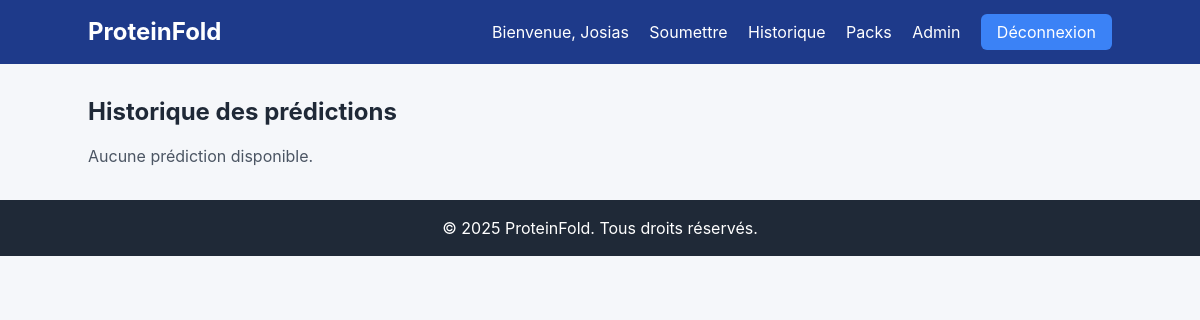
/history/ (signed in), run on an earlier commit of the app's database.
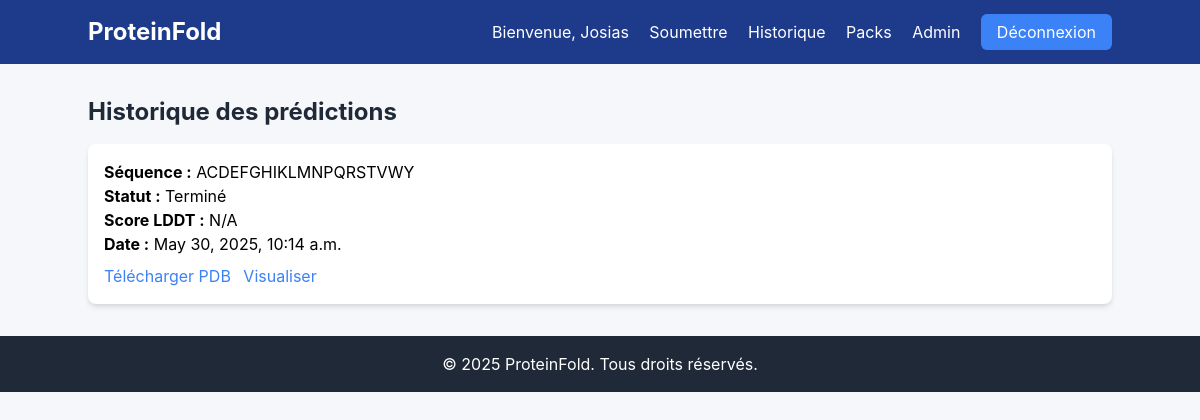
And on a later commit of the database.
### prediction/models.py (models this page shows, shortened)
class ProteinPrediction(models.Model):
    id = models.AutoField(primary_key=True)
    sequence = models.TextField()
    pdb_file = models.FileField(upload_to='predictions/', null=True, blank=True)
    created_at = models.DateTimeField(auto_now_add=True)
    user = models.ForeignKey(User, on_delete=models.CASCADE, related_name='predictions')
    status = models.CharField(max_length=10, choices=[('PENDING', 'En cours'), ('COMPLETED', 'Terminé'), ('FAILED', 'Échoué')], default='PENDING')

### prediction/views.py (the view)
# urls.py: path('history/', views.prediction_history, name='history'),
@login_required
def prediction_history(request):
    predictions = ProteinPrediction.objects.filter(user=request.user).order_by('-created_at')
    return render(request, 'prediction/history.html', {'predictions': predictions})

### prediction/templates/prediction/history.html (shortened to what this page needs)
{% extends 'prediction/base.html' %}
{% block content %}
    <h2 class="text-2xl font-bold text-gray-800 mb-4">Historique des prédictions</h2>
    {% if predictions %}
        <div class="grid grid-cols-1 gap-4">
            {% for prediction in predictions %}
                <div class="bg-white p-4 rounded-lg shadow-md">
                    <p><strong>Séquence :</strong> {{ prediction.sequence|truncatechars:50 }}</p>
                    <p><strong>Statut :</strong> {{ prediction.get_status_display }}</p>
                    <p><strong>Score LDDT :</strong> {{ prediction.lddt_score|default:"N/A" }}</p>
                    <p><strong>Date :</strong> {{ prediction.created_at }}</p>
                    <div class="mt-2">
                        {% if prediction.pdb_file %}
                            <a href="{{ prediction.pdb_file.url }}" class="text-blue-500 mr-2">Télécharger PDB</a>
                        {% endif %}
                        <a href="{% url 'prediction:visualize' prediction.id %}" class="text-blue-500">Visualiser</a>
                    </div>
                </div>
            {% endfor %}
        </div>
    {% else %}
        <p class="text-gray-600">Aucune prédiction disponible.</p>
    {% endif %}
{% endblock %}

What changed in the data, as far as the page shows it:
added ProteinPrediction: sequence "ACDEFGHIKLMNPQRSTVWY", status "Terminé", lddt_score "N/A", created_at "May 30, 2025, 10:14 a.m."
Also different on the page:
text no longer shown: "Aucune prédiction disponible."
